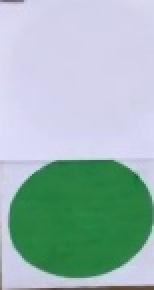
#> input picture DETECT_TRAFFIC_SIGN/Haar_cascad/light/green/good/green100.jpg, 77 x 145 px, given as the content of the folder bad, which was not available (shown 2 times larger)
$ python haar_cascade_train.py
#> lines starting #> are read from the running program, lines starting #| are printed output that depends on the picture; pictures that were not available may be replaced by others from this repository, and a replacement may not be noted
import cv2
import os
import subprocess


# для обучения каскада Хаара нужно раскоментировать одну из трех строчек
# например, если мы хотим обучить каскад для дорожной разметки, то нужно
# раскоментировать строку from constants_lines import *
from constants import *     # константы


# изменяем размер отрицательных изображений
def resize_bad_images():
    for img in os.listdir(BAD_FOLDER):
        _, file_extension = os.path.splitext(img)
        file_extension = file_extension.lower()
        if file_extension.endswith("jpg") or file_extension.endswith("png"):
            try:
                img_read = cv2.imread("%s/%s" % (BAD_FOLDER, img))
#> img_read is the input picture: shape (145, 77, 3); mean B, G, R 180.6, 183.2, 156.5
                resized_image = cv2.resize(img_read, (100, 100))
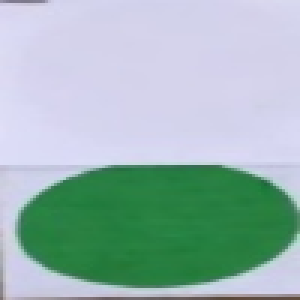
#> resized_image: shape (100, 100, 3) (shown 3 times larger); mean B, G, R 180.4, 183.1, 156.4
                cv2.imwrite("%s/%s" % (BAD_FOLDER, img), resized_image)

            except Exception as e:
                print(str(e))

def create_file_if_its_nul(file):
    if os.path.isfile(file) == 1 and os.stat(file).st_size != 0:
        command = 'TYPE nul > ' + file
        # очистить содержимое файла
        os.system(command)


# создание текстового файла с описанием отрцательных изображений
def create_bad_txt():
    for root, dirs, files in os.walk(BAD_FOLDER):
        for file in files:
            file_path = os.path.join(BAD_FOLDER, file)
            # создать файл с описанием отрцательных изображений
            my_file = open(BAD_TXT_FILE, "a")
            my_file.write(file_path + '\n')
            my_file.close()


# создание текстового файла с описанием положительных изображений
def create_good_txt():
    for root, dirs, files in os.walk(GOOD_FOLDER):
        for file in files:
            file_path = os.path.join(GOOD_FOLDER, file)
            img = cv2.imread(file_path)
            img_gray = cv2.cvtColor(img, cv2.COLOR_BGR2GRAY)
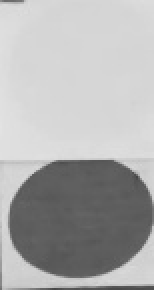
#> img_gray: shape (145, 77) (shown 2 times larger); min 68, max 227, mean 174.9
            cv2.imwrite(os.path.join(GOOD_FOLDER, file), img_gray)
            image_shape = img.shape
#> image_shape = (145, 77, 3)
            # создать файл с описанием отрцательных изображений
            my_file = open(GOOD_TXT_FILE, "a")
            my_file.write(file_path + ' 1 0 0 ' + str(image_shape[1]) + ' ' + str(image_shape[0]) + '\n')
            my_file.close()


# создание пачки приведённых положительных изображений
def get_vector_file():
    subprocess.check_call(["D:\\opencv\\build\\x64\\vc12\\bin\\opencv_createsamples",
                           "-info", GOOD_TXT_FILE,
                           "-vec", VEC_FILE,
                           "-w", str(GOOD_SIZE[0]),
                           "-h", str(GOOD_SIZE[1])])
#> (this line was passed over: subprocess is not available in this run)


# создаем итоговый каскад
def train_haar_cascade():
    if not os.path.exists(DATA_FOLDER):
        os.makedirs(DATA_FOLDER)

    subprocess.check_call(["D:\\opencv\\build\\x64\\vc12\\bin\\opencv_traincascade",
                           "-data", DATA_FOLDER,
                           "-vec", VEC_FILE,
                           "-bg", BAD_TXT_FILE,
                           "-numStages", str(NUM_STAGES),
                           "-minHitRate", str(MIN_HIT_RATE),
                           "-maxFalseAlarmRate", str(MAX_FALSE_ALARM_RATE),
                           "-numPos", str(NUMGOOD),
                           "-numNeg", str(NUMBAD),
                           "-w", str(GOOD_SIZE[0]),
                           "-h", str(GOOD_SIZE[1]),
                           "-mode", MODE,
                           "-precalcValBufSize", str(MEMORY_SIZE),
                           "-precalcIdxBufSize", str(MEMORY_SIZE)])
#> (this line was passed over: subprocess is not available in this run)


if __name__ == '__main__':
    resize_bad_images()
    create_file_if_its_nul(BAD_TXT_FILE)
    create_bad_txt()
    create_file_if_its_nul(GOOD_TXT_FILE)
    create_good_txt()
    create_file_if_its_nul(VEC_FILE)
    get_vector_file()
    train_haar_cascade()

$ run again, on DETECT_TRAFFIC_SIGN/Haar_cascad/light/green/good/green270.jpg
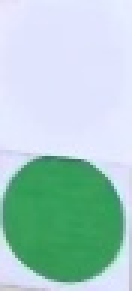
#> input picture DETECT_TRAFFIC_SIGN/Haar_cascad/light/green/good/green270.jpg, 44 x 97 px, given as the content of the folder bad, which was not available (shown 3 times larger)
#> in resize_bad_images, img_read is the input picture: shape (97, 44, 3); mean B, G, R 200.1, 205, 169.6
#> in resize_bad_images, `resized_image = cv2.resize(img_read, (100, 100))`:
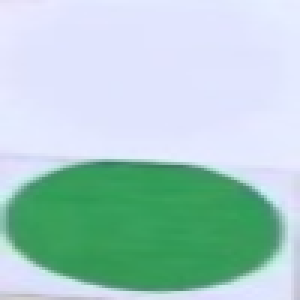
#> resized_image: shape (100, 100, 3) (shown 3 times larger); mean B, G, R 200, 204.9, 169.5
#> in create_good_txt, `img_gray = cv2.cvtColor(img, cv2.COLOR_BGR2GRAY)`:
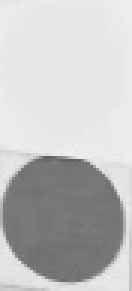
#> img_gray: shape (97, 44) (shown 3 times larger); min 95, max 239, mean 194

$ run again, on DETECT_TRAFFIC_SIGN/Haar_cascad/light/green/good/green488.jpg
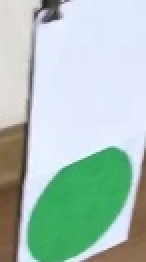
#> input picture DETECT_TRAFFIC_SIGN/Haar_cascad/light/green/good/green488.jpg, 73 x 131 px, given as the content of the folder bad, which was not available (shown 2 times larger)
#> in resize_bad_images, img_read is the input picture: shape (131, 73, 3); mean B, G, R 188.3, 196.7, 172.6
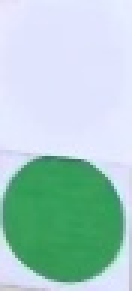
#> input picture DETECT_TRAFFIC_SIGN/Haar_cascad/light/green/good/green270.jpg, 44 x 97 px, found by its file name (shown 3 times larger)
#> in create_good_txt, img is the input picture: shape (97, 44, 3); mean B, G, R 200.1, 205, 169.6
#> in create_good_txt, `img_gray = cv2.cvtColor(img, cv2.COLOR_BGR2GRAY)`:
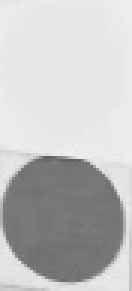
#> img_gray: shape (97, 44) (shown 3 times larger); min 95, max 239, mean 194

$ run again, on DETECT_TRAFFIC_SIGN/Haar_cascad/light/green/good/green518.jpg
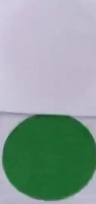
#> input picture DETECT_TRAFFIC_SIGN/Haar_cascad/light/green/good/green518.jpg, 96 x 204 px, given as the content of the folder bad, which was not available
#> in resize_bad_images, img_read is the input picture: shape (204, 96, 3); mean B, G, R 152.7, 158.7, 139
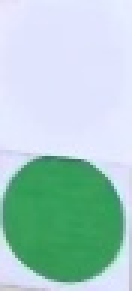
#> input picture DETECT_TRAFFIC_SIGN/Haar_cascad/light/green/good/green270.jpg, 44 x 97 px, found by its file name (shown 3 times larger)
#> in create_good_txt, img is the input picture: shape (97, 44, 3); mean B, G, R 200.1, 205, 169.6
#> in create_good_txt, `img_gray = cv2.cvtColor(img, cv2.COLOR_BGR2GRAY)`:
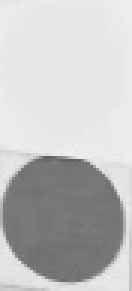
#> img_gray: shape (97, 44) (shown 3 times larger); min 95, max 239, mean 194
